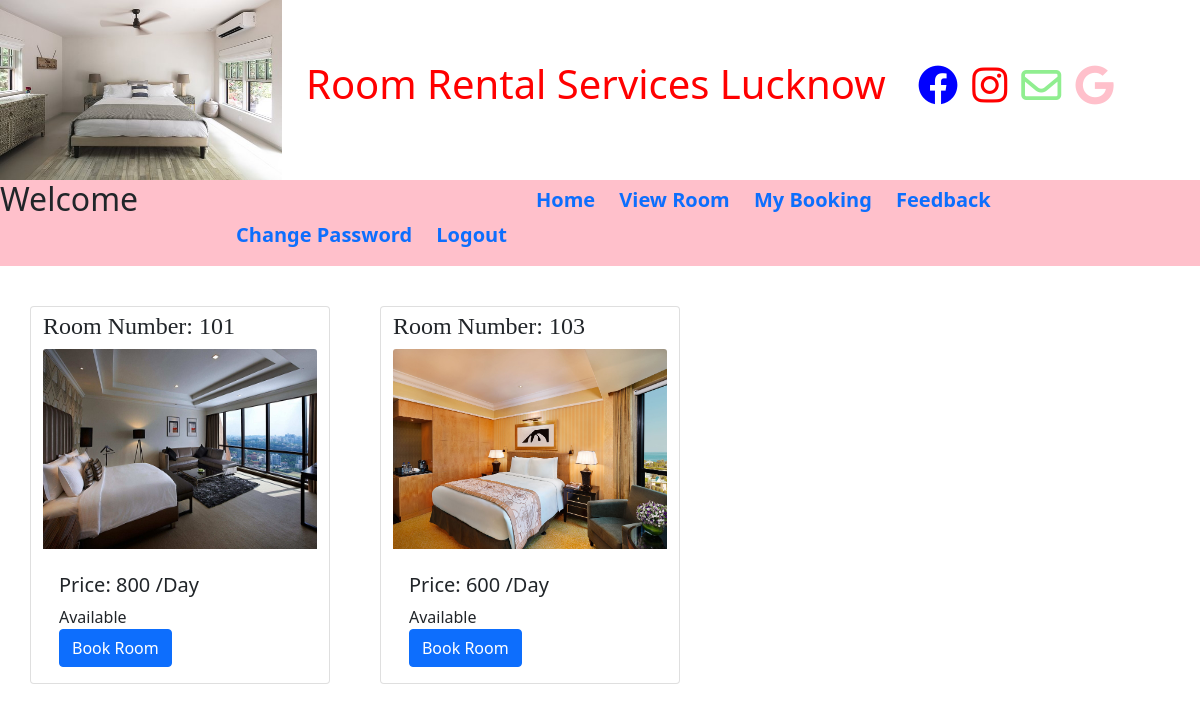
Before: /view_room_user with the older database file.
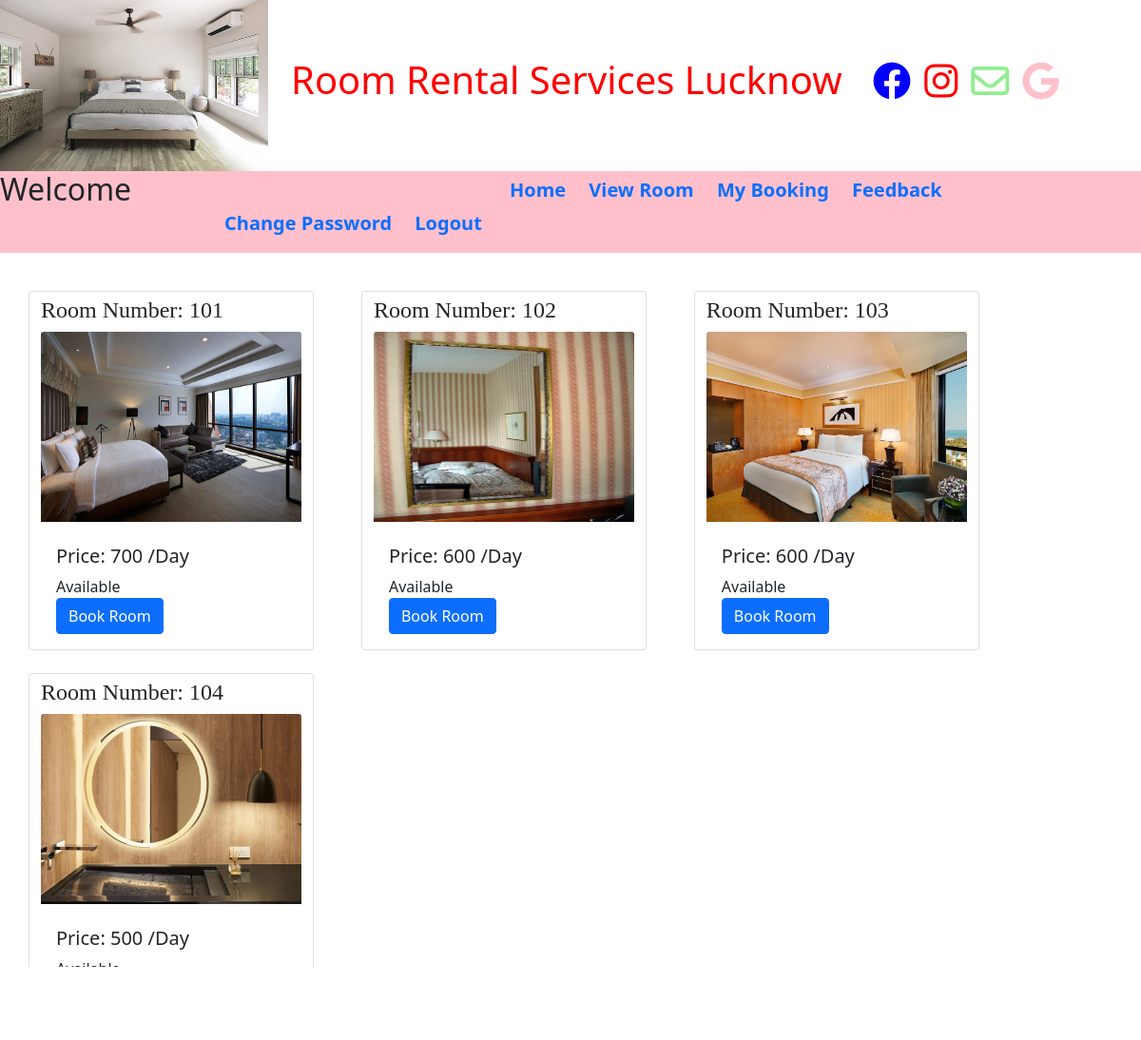
After: the same page with the newer database file.
### room/models.py (models this page shows)
class room(models.Model):
    room_no= models.CharField(max_length=20,null=True,unique=True)
    price= models.CharField(max_length=20,null=True)
    r_type= models.CharField(max_length=20,null=True)
    r_status= models.CharField(max_length=30,null=True)
    r_image= models.FileField(null=True)

### room/views.py (the view)
# urls.py: path('view_room_user',view_room_user,name='view_room_user'),
def view_room_user(request):
    data = room.objects.all()
    d={'data':data}
    return render(request,'view_room_user.html',d)

### room/templates/view_room_user.html (shortened to what this page needs)
    {% load static %}
    {% include 'user_navigation.html' %}
    <div class="container mt-4">
    <div class="row">
        {% for i in data %}
        <div class="card float col-3 mt-3 mb-2 " style="width:300px">
            <h3><font face="mv boli" size="5">Room Number: {{i.room_no}}</font></h3>
            <img class="card-img-top" src="{{i.r_image.url}}" alt="Card image" height="200px">
            <div class="card-body">
              <h5 class="card-title">Price: {{i.price}} /Day</h5>
                <div class="form-row">
                    <div class="form-group col-md-12" >
                        <p class="card-text">{{i.r_status}}</p>
                    </div>
                </div>
              <a href="" class="btn btn-primary">Book Room</a>
            </div>
        </div>
    {% endfor %}
        </div>
    </div>

### room/templates/user_navigation.html (shortened to what this page needs)
<!DOCTYPE html>
<html>
<head>
<link rel="stylesheet" href="https://cdn.jsdelivr.net/npm/bootstrap@5.1.3/dist/css/bootstrap.min.css">
<link rel="stylesheet" href="https://cdnjs.cloudflare.com/ajax/libs/font-awesome/6.0.0-beta2/css/all.min.css" />
	{% load static %}
</head>
<body>
<div class="row">
	<div class="col-3"><img src="{% static 'images\2.jpg' %}" height="180" width="100%"></div>
	<div class="col-6"><h1 style="margin-top: 60px; color:red;">Room Rental Services Lucknow</h1></div>
	<div class="col-3">
		<i class="a1 fab fa-facebook" style="color: blue;"></i> <i class="a1 fab fa-instagram" style="color: red;"></i> <i class="a1 far fa-envelope" style="color:lightgreen;"></i> <i class="a1 fab fa-google" style="color: pink;"></i>
	</div>
</div>
<div class="row" style="background-color: pink;">
	<div class="col-2"><h2>Welcome</h2></div>
	<div class="col-10">
		<ul>
			<li class="a3" style="padding-left: 300px;"><a href="{% url 'user_home' %}" class="a2">Home</a></li>
			<li class="a3"><a href="{% url 'view_room_user' %}" class="a2">View Room</a></li>
			<li class="a3"><a href="" class="a2">My Booking</a></li>
			<li class="a3"><a href="" class="a2">Feedback</a></li>
			<li class="a3"><a href="" class="a2">Change Password</a></li>
			<li class="a3"><a href="{% url 'Logout' %}" class="a2">Logout</a></li>
		</ul>
	</div>
</div>
</body>
</html>

### room/templates/user_navigation.html (style rules this page uses)
.a1 { font-size: 40px; margin-top: 65px; margin-right: 10px; }
.a3 { display: inline-block; padding-top: 5px; }
.a2 { text-decoration: none; font-size: 20px; padding-right: 20px; font-weight: bold; }

Changed rows visible on the page:
changed room (number 1 of 4 on the later page): price "800" → "700"
added room: room_no "102", r_image (picture), price "600", r_status "Available"
added room: room_no "104", r_image (picture), price "500", r_status "Available"
